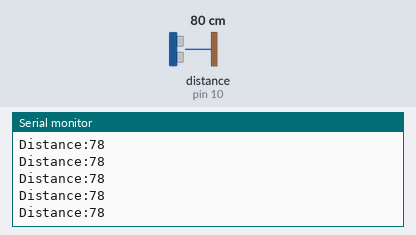
A sketch run on a simulated Arduino Uno, built with avr-gcc and run on an emulated ATmega328P. On the bench: the last lines printed to the serial monitor. Wiring (inferred from the names in the program): ultrasonic range finder: trigger pin 9; echo pin 10. The test bench sets the inputs (shaded band); at power-on: distance to the obstacle (sensor on pin 10) 80 cm. The echo pulse lasts 58.3 µs per cm.

Above: at 1.2 s.
1.3 s: distance to the obstacle (sensor on pin 10) set to 120 cm
At 2.0 s:
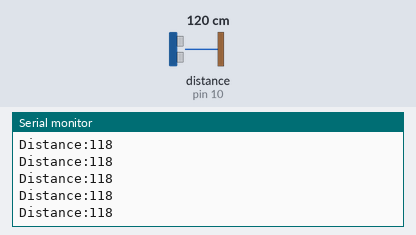
4.3 s: distance to the obstacle (sensor on pin 10) set to 2 cm
At 4.8 s:
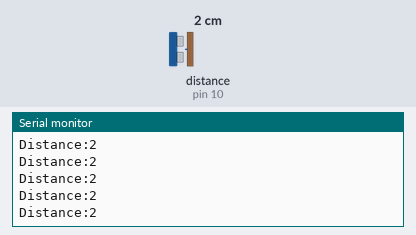
5.8 s: distance to the obstacle (sensor on pin 10) set to 299 cm
At 6.5 s:
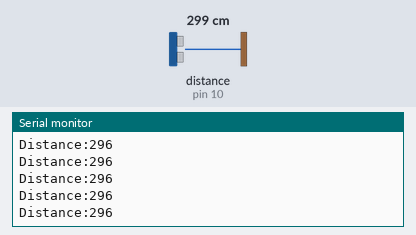
8.8 s: distance to the obstacle (sensor on pin 10) set to 18 cm
At 9.7 s:
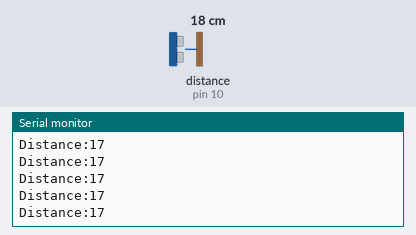
11.8 s: distance to the obstacle (sensor on pin 10) set to 250 cm
At 12.4 s:
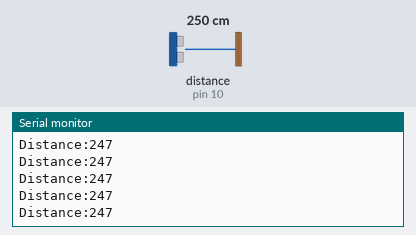
17.8 s: distance to the obstacle (sensor on pin 10) set to 35 cm
At 18.3 s:
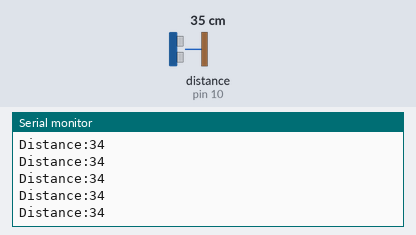
Timing chart, 0 to 20.8 s (numbered marks = the images above; inputs shaded):
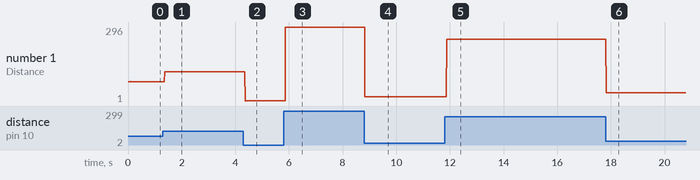

The sketch:

ultrasonic.ino
```cpp
// Connect trig pin on HC-SR04 to pin 9
#define trig 9
// Echo pin on HC-SR04 to pin 10
#define echo 10


uint32_t duration;
uint32_t distance;

const double k = 0.034 / 2;

void setup() {
  // put your setup code here, to run once:
  pinMode(trig, OUTPUT);
  pinMode(echo, INPUT);

  Serial.begin(9600);
}

void loop() {
  // put your main code here, to run repeatedly:
  digitalWrite(trig, LOW);
  delayMicroseconds(2);

  digitalWrite(trig, HIGH);
  delayMicroseconds(10);
  digitalWrite(trig, LOW);

  duration = pulseIn(echo, HIGH);

  distance = duration * k;

  Serial.print("Distance:");
  Serial.println(distance);
}
```

Measured:
- after the input at 1.3 s, the serial monitor: prints a new line after 0.07 s (image 1)
- after the input at 4.3 s, the serial monitor: prints a new line after 0.07 s (image 2)
- after the input at 5.8 s, the serial monitor: prints a new line after 0.07 s (image 3)
- after the input at 8.8 s, the serial monitor: prints a new line at once (image 4)
- after the input at 11.8 s, the serial monitor: prints a new line after 0.07 s (image 5)
- after the input at 17.8 s, the serial monitor: prints a new line at once (image 6)
- plotted number 1: 78 → 118 after the input at 1.3 s, 118 → 2 after the input at 4.3 s, 2 → 296 after the input at 5.8 s, 296 → 17 after the input at 8.8 s, 17 → 247 after the input at 11.8 s
